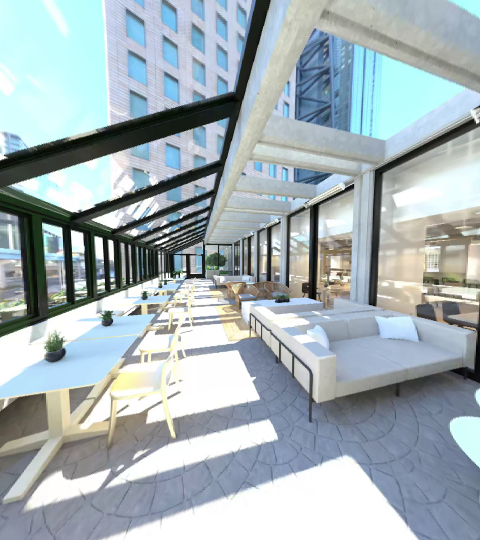
#> input picture host/base_delta/test_data/middle_perspective_image.png, 960 x 1080 px (shown at 1/2 size)
$ python loop_back_test_cpu.py
#> lines starting #> are read from the running program, lines starting #| are printed output that depends on the picture
#> further down, img is the input picture: PIL image 960x1080 RGB; mean R, G, B 164, 176.8, 181.5
### host/base_delta/BD_encoder/BD_enc_cpu.py
import numpy as np
import sys
import os
from PIL import Image

import time
file_path = os.path.abspath(__file__)
dirname = os.path.dirname(file_path)
sys.path.append(dirname)

from pack_cpu import pack_data_numba_wrapper

import pickle


def bd_encoder(npimage, tile_size=4):
    # Assuming npimage is your input image with shape (height, width, 3)
#> called with tile_size = 4
    height, width, _ = npimage.shape
#> height = 1080; width = 960

    # Reshape npimage to process 4x4 tiles, output shape (height // 4, width // 4, 4, 4, 3), uint8
    npimage = npimage.reshape(height // tile_size, tile_size, width // tile_size, tile_size, 3).transpose(0, 2, 1, 3, 4).astype(np.float32)

    # Compute min, max, and base for each tile and each color channel, output shape (height // 4, width // 4, 3), uint8
    tiles_min = npimage.min(axis=(2, 3))
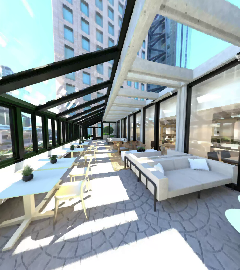
#> tiles_min: shape (270, 240, 3) float32; mean of channels 0, 1, 2 152.6, 165.5, 169.7; drawn as R, G, B
    tiles_max = npimage.max(axis=(2, 3))
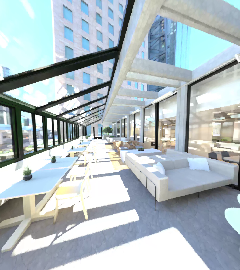
#> tiles_max: shape (270, 240, 3) float32; mean of channels 0, 1, 2 175.2, 187.8, 193; drawn as R, G, B
    bases = tiles_min

    # Compute bit lengths, output shape (height // 4, width // 4, 3), uint8
    v_range = tiles_max - tiles_min + 1
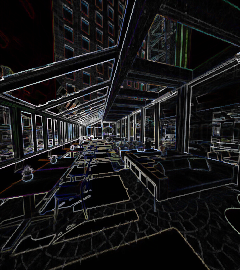
#> v_range: shape (270, 240, 3) float32; mean of channels 0, 1, 2 23.6, 23.3, 24.3; drawn as R, G, B
    bitlens = np.zeros_like(v_range, dtype=np.float32)
    bitlens[v_range > 0] = np.ceil(np.log2( v_range[v_range > 0]))
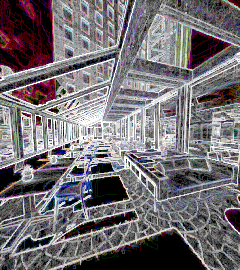
#> bitlens: shape (270, 240, 3) float32; mean of channels 0, 1, 2 3.61, 3.46, 3.6; drawn with min black and max white

    # Compute deltas, output shape (height // 4, width // 4, 4, 4, 3), int8
    deltas = (npimage - bases[:, :, np.newaxis, np.newaxis, :])

    # Pack bitlens
    bitlens_lengths = np.ones_like(bitlens, dtype=np.uint8) * 4
    bitlens = bitlens.astype(np.uint8)
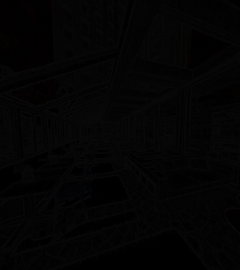
#> bitlens: shape (270, 240, 3); mean of channels 0, 1, 2 3.61, 3.46, 3.6; drawn as R, G, B
#> (the run stopped early here; a loop or call above may not have finished)
